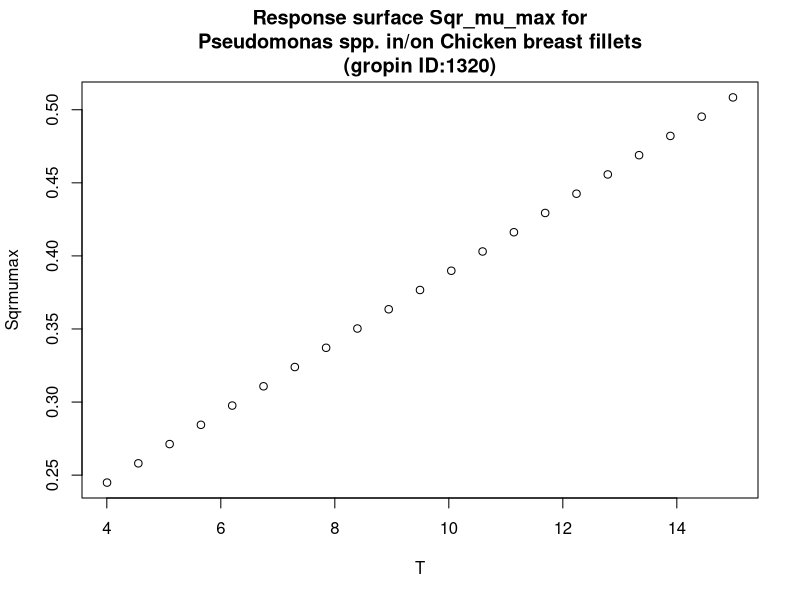

Generate this figure with R:
#############################
# start of Parameter script
#############################
T <- seq(4.004,14.985014985015,length.out=21)
#############################
# end of Parameter script
#############################
############################# 
# start of Model script Gropin ID 1320 
#############################
 
# constant coefficients for this model
 
variables <- data.frame(T)
argumentsPar <- unique.data.frame(expand.grid(variables))
 
# heart of the model
response_surface <- function(T) {
   mumax <-0.024*(T+6.2)

	return(mumax=mumax)
} 

# output parameters
responseSurface <- cbind(argumentsPar,response_surface(argumentsPar['T']))
colnames(responseSurface) <- c(colnames(argumentsPar),'Sqrmumax')
#############################
# End of Model script
#############################
############################# 
# start of Visualisation script Gropin ID 1320 
#############################
titleText <-'Response surface Sqr_mu_max for
Pseudomonas spp. in/on Chicken breast fillets
(gropin ID:1320)'
plot(T,responseSurface$'Sqrmumax',xlab='T',
                          ylab='Sqrmumax',main=titleText)
#############################
# End of Visualisation script
#############################
